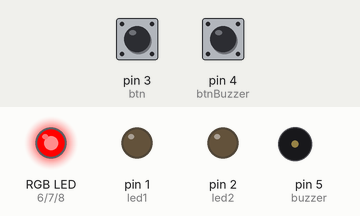
Recording of a sketch running on a simulated Arduino Uno, built with avr-gcc and run on an emulated ATmega328P. Shown: an RGB LED mixed from three pins (HIGH = lit), output pins drawn as LEDs (lit = HIGH), buzzer (waves = sounding, pin HIGH). The test bench sets the inputs (shaded band); at power-on: pin 3 (btn) HIGH, pin 4 (btnBuzzer) HIGH.

Above: at 1.2 s.
1.3 s: pin 3 (btn) pulled LOW for 0.15 s
At 2.0 s:
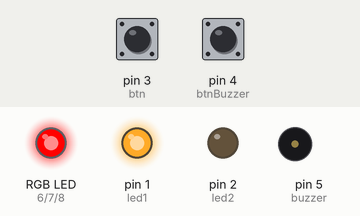
4.4 s: pin 4 (btnBuzzer) pulled LOW for 1 s
At 6.2 s:
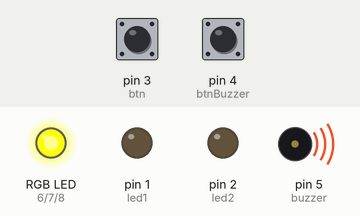
8.4 s: pin 3 (btn) pulled LOW for 3.2 s
At 11.2 s:
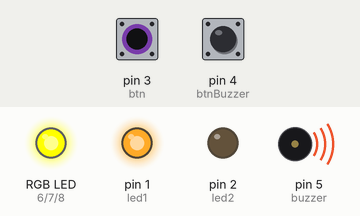
14.6 s: pin 3 (btn) pulled LOW for 1 s
At 15.7 s:
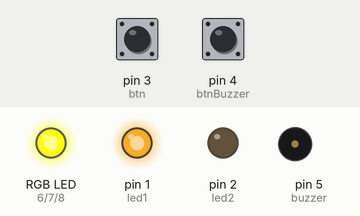
18.6 s: pin 4 (btnBuzzer) pulled LOW for 0.15 s
At 25.0 s:
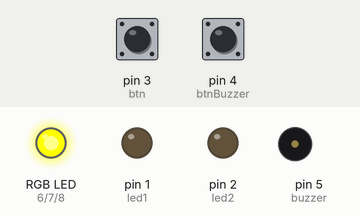
Timing chart, 0 to 26.5 s (numbered marks = the images above; inputs shaded):
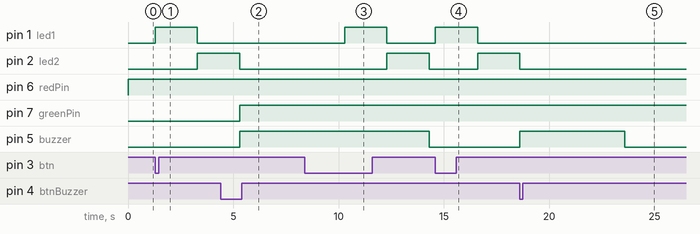

The sketch:

LightBuzz.ino
```cpp
//initilisation des leds
int led1 = 1;
int led2 = 2;

//initialisation des boutons
int btn = 3;
int btnBuzzer = 4;

//initialisation du buzzer
int buzzer = 5;

//initialisation de la led rgb
int redPin = 6;
int greenPin = 7;
int bluePin = 8;


void setup() {
  // Déclaration des broches comme sorties ou entrées
  pinMode(led1, OUTPUT);
  pinMode(led2, OUTPUT);
  pinMode(btn, INPUT_PULLUP);
  pinMode(btnBuzzer, INPUT_PULLUP);
  pinMode(buzzer, OUTPUT);
  pinMode(redPin, OUTPUT);
  pinMode(greenPin, OUTPUT);
  pinMode(bluePin, OUTPUT);
}

void allumer() {
  // Lire l’état du bouton (LOW = appuyé, HIGH = relâché)
  int btnEtat = digitalRead(btn);

  if (btnEtat == LOW){
    digitalWrite(led1, HIGH);
    delay(2000);
    digitalWrite(led1, LOW);
    digitalWrite(led2, HIGH);
    delay(2000);
    digitalWrite(led2, LOW);
  } else{
    // Si bouton pas appuyé, LEDs éteintes
    digitalWrite(led1, LOW);
    digitalWrite(led2, LOW);
  }
}

void controlBuzzer() {
 int btnBuzzEtat = digitalRead(btnBuzzer);
 if (btnBuzzEtat == LOW){
  // Si bouton appuyé, allumer led1 pendant 2 secondes, puis led2 pendant 2 secondes
  digitalWrite(buzzer, HIGH);
  digitalWrite(greenPin, HIGH);
  delay(5000);
 } else{
  digitalWrite(redPin, HIGH);
  digitalWrite(buzzer, LOW);
 }
}


//
void loop() {
  controlBuzzer();
  allumer();
}
```

Measured:
- after the input at 1.3 s, pin 1 (led1): LOW → HIGH at once, → LOW 2.0 s later; pin 2 (led2): LOW → HIGH after 2.0 s
- after the input at 4.4 s, pin 7 (greenPin), pin 5 (buzzer): LOW → HIGH after 0.90 s
- after the input at 8.4 s, pin 1 (led1): LOW → HIGH after 1.9 s, → LOW 2.0 s later; pin 2 (led2): LOW → HIGH after 3.9 s, → LOW 2.0 s later; pin 5 (buzzer): HIGH → LOW after 5.9 s instead of 1.9 s
- after the input at 14.6 s, pin 1 (led1): LOW → HIGH at once, → LOW 2.0 s later; pin 2 (led2): LOW → HIGH after 2.0 s
- after the input at 18.6 s, pin 5 (buzzer): LOW → HIGH at once, → LOW 5.0 s later
